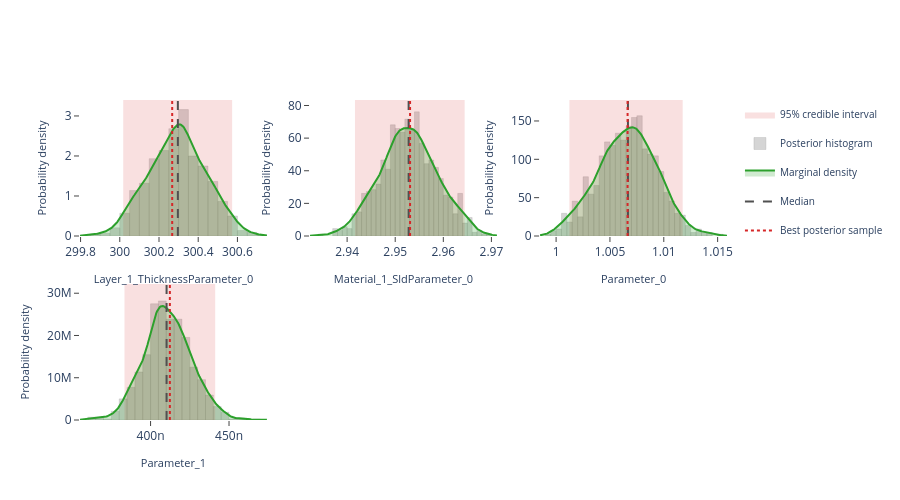

Write notebook code for a chart like this one.
### Markdown cell above
## Interactive posterior plots

The next three cells render the same Plotly figures that are shown on the
Bayesian Posterior tab of the EasyReflectometryApp:

* **Marginals** — per-parameter distribution: histogram + smooth KDE marginal,
  shaded 95% credible interval, and median / best-sample lines
  (`plot_distribution` or `posterior.distribution()`)
* **Corner plot** — pairwise marginals + 2-D contours + scatter (`plot_corner`)
* **Traces** — per-chain trace + marginal histogram (`plot_trace`)

The standalone helpers are called with ``return_figure=True`` so they return a
Plotly ``Figure`` that we render in the notebook with ``fig.show()``; the
``PosteriorResults`` methods return the figure directly.

### Code cell
# ---- Marginal posterior distributions ---------------------------------------
# One panel per free parameter, each overlaying the posterior histogram, a
# smooth Gaussian-KDE marginal, the shaded 95% credible interval, and the
# median / best-sample reference lines.  Mirrors the "Marginals" sub-tab in
# the EasyReflectometryApp.

# The PosteriorResults method passes ``logp`` through automatically so the
# best posterior sample (MAP) line is drawn:
fig = posterior.distribution()
fig.show()

# Standalone equivalent (pass ``logp`` to get the best-sample line):
# fig = plot_distribution(
#     posterior.draws,
#     posterior.param_names,
#     logp=posterior.logp,
#     return_figure=True,
# )
# fig.show()

### Figure 1 — Plotly figure (JSON) as saved in the notebook; plotly's stock layout.template omitted (floating-point values rounded to 4 significant figures; data arrays with more than 128 entries replaced by an {"elided": "..."} marker saying what was removed)
{"data": [{"fill": "toself", "fillcolor": "rgba(214, 39, 40, 0.14)", "hoverinfo": "skip", "legendgroup": "95% credible interval", "line": {"color": "rgba(214, 39, 40, 0.14)", "width": 0}, "mode": "lines", "name": "95% credible interval", "showlegend": true, "type": "scatter", "x": [300.0, 300.6, 300.6, 300.0, 300.0], "xaxis": "x", "y": [0.0, 0.0, 3.399, 3.399, 0.0], "yaxis": "y"}, {"histnorm": "probability density", "hovertemplate": "sample=%{x:.4f}<br>density: %{y:.2f}<extra></extra>", "legendgroup": "histogram", "marker": {"color": "rgba(120, 120, 120, 0.38)", "line": {"color": "rgba(120, 120, 120, 0.24)", "width": 1}}, "name": "Posterior histogram", "nbinsx": 40, "opacity": 0.82, "showlegend": true, "type": "histogram", "x": {"elided": "880 float values"}, "xaxis": "x", "yaxis": "y"}, {"fill": "tozeroy", "fillcolor": "rgba(44, 160, 44, 0.22)", "hovertemplate": "Layer_1_ThicknessParameter_0: %{x:.4f}<br>density: %{y:.4f}<extra></extra>", "legendgroup": "marginal", "line": {"color": "rgb(44, 160, 44)", "width": 2}, "mode": "lines", "name": "Marginal density", "showlegend": true, "type": "scatter", "x": {"elided": "256 float values"}, "xaxis": "x", "y": {"elided": "256 float values"}, "yaxis": "y"}, {"hovertemplate": "Median: %{x:.4f}<extra></extra>", "legendgroup": "Median", "line": {"color": "rgb(80, 80, 80)", "dash": "dash", "width": 2}, "mode": "lines", "name": "Median", "showlegend": true, "type": "scatter", "x": [300.3, 300.3], "xaxis": "x", "y": [0.0, 3.399], "yaxis": "y"}, {"hovertemplate": "Best posterior sample: %{x:.4f}<extra></extra>", "legendgroup": "Best posterior sample", "line": {"color": "rgb(214, 39, 40)", "dash": "dot", "width": 2}, "mode": "lines", "name": "Best posterior sample", "showlegend": true, "type": "scatter", "x": [300.3, 300.3], "xaxis": "x", "y": [0.0, 3.399], "yaxis": "y"}, {"fill": "toself", "fillcolor": "rgba(214, 39, 40, 0.14)", "hoverinfo": "skip", "legendgroup": "95% credible interval", "line": {"color": "rgba(214, 39, 40, 0.14)", "width": 0}, "mode": "lines", "name": "95% credible interval", "showlegend": false, "type": "scatter", "x": [2.942, 2.964, 2.964, 2.942, 2.942], "xaxis": "x2", "y": [0.0, 0.0, 83.37, 83.37, 0.0], "yaxis": "y2"}, {"histnorm": "probability density", "hovertemplate": "sample=%{x:.4f}<br>density: %{y:.2f}<extra></extra>", "legendgroup": "histogram", "marker": {"color": "rgba(120, 120, 120, 0.38)", "line": {"color": "rgba(120, 120, 120, 0.24)", "width": 1}}, "name": "Posterior histogram", "nbinsx": 40, "opacity": 0.82, "showlegend": false, "type": "histogram", "x": {"elided": "880 float values"}, "xaxis": "x2", "yaxis": "y2"}, {"fill": "tozeroy", "fillcolor": "rgba(44, 160, 44, 0.22)", "hovertemplate": "Material_1_SldParameter_0: %{x:.4f}<br>density: %{y:.4f}<extra></extra>", "legendgroup": "marginal", "line": {"color": "rgb(44, 160, 44)", "width": 2}, "mode": "lines", "name": "Marginal density", "showlegend": false, "type": "scatter", "x": {"elided": "256 float values"}, "xaxis": "x2", "y": {"elided": "256 float values"}, "yaxis": "y2"}, {"hovertemplate": "Median: %{x:.4f}<extra></extra>", "legendgroup": "Median", "line": {"color": "rgb(80, 80, 80)", "dash": "dash", "width": 2}, "mode": "lines", "name": "Median", "showlegend": false, "type": "scatter", "x": [2.953, 2.953], "xaxis": "x2", "y": [0.0, 83.37], "yaxis": "y2"}, {"hovertemplate": "Best posterior sample: %{x:.4f}<extra></extra>", "legendgroup": "Best posterior sample", "line": {"color": "rgb(214, 39, 40)", "dash": "dot", "width": 2}, "mode": "lines", "name": "Best posterior sample", "showlegend": false, "type": "scatter", "x": [2.953, 2.953], "xaxis": "x2", "y": [0.0, 83.37], "yaxis": "y2"}, {"fill": "toself", "fillcolor": "rgba(214, 39, 40, 0.14)", "hoverinfo": "skip", "legendgroup": "95% credible interval", "line": {"color": "rgba(214, 39, 40, 0.14)", "width": 0}, "mode": "lines", "name": "95% credible interval", "showlegend": false, "type": "scatter", "x": [1.001, 1.012, 1.012, 1.001, 1.001], "xaxis": "x3", "y": [0.0, 0.0, 177.3, 177.3, 0.0], "yaxis": "y3"}, {"histnorm": "probability density", "hovertemplate": "sample=%{x:.4f}<br>density: %{y:.2f}<extra></extra>", "legendgroup": "histogram", "marker": {"color": "rgba(120, 120, 120, 0.38)", "line": {"color": "rgba(120, 120, 120, 0.24)", "width": 1}}, "name": "Posterior histogram", "nbinsx": 40, "opacity": 0.82, "showlegend": false, "type": "histogram", "x": {"elided": "880 float values"}, "xaxis": "x3", "yaxis": "y3"}, {"fill": "tozeroy", "fillcolor": "rgba(44, 160, 44, 0.22)", "hovertemplate": "Parameter_0: %{x:.4f}<br>density: %{y:.4f}<extra></extra>", "legendgroup": "marginal", "line": {"color": "rgb(44, 160, 44)", "width": 2}, "mode": "lines", "name": "Marginal density", "showlegend": false, "type": "scatter", "x": {"elided": "256 float values"}, "xaxis": "x3", "y": {"elided": "256 float values"}, "yaxis": "y3"}, {"hovertemplate": "Median: %{x:.4f}<extra></extra>", "legendgroup": "Median", "line": {"color": "rgb(80, 80, 80)", "dash": "dash", "width": 2}, "mode": "lines", "name": "Median", "showlegend": false, "type": "scatter", "x": [1.007, 1.007], "xaxis": "x3", "y": [0.0, 177.3], "yaxis": "y3"}, {"hovertemplate": "Best posterior sample: %{x:.4f}<extra></extra>", "legendgroup": "Best posterior sample", "line": {"color": "rgb(214, 39, 40)", "dash": "dot", "width": 2}, "mode": "lines", "name": "Best posterior sample", "showlegend": false, "type": "scatter", "x": [1.007, 1.007], "xaxis": "x3", "y": [0.0, 177.3], "yaxis": "y3"}, {"fill": "toself", "fillcolor": "rgba(214, 39, 40, 0.14)", "hoverinfo": "skip", "legendgroup": "95% credible interval", "line": {"color": "rgba(214, 39, 40, 0.14)", "width": 0}, "mode": "lines", "name": "95% credible interval", "showlegend": false, "type": "scatter", "x": [3.834e-07, 4.412e-07, 4.412e-07, 3.834e-07, 3.834e-07], "xaxis": "x4", "y": [0.0, 0.0, 32180000.0, 32180000.0, 0.0], "yaxis": "y4"}, {"histnorm": "probability density", "hovertemplate": "sample=%{x:.4f}<br>density: %{y:.2f}<extra></extra>", "legendgroup": "histogram", "marker": {"color": "rgba(120, 120, 120, 0.38)", "line": {"color": "rgba(120, 120, 120, 0.24)", "width": 1}}, "name": "Posterior histogram", "nbinsx": 40, "opacity": 0.82, "showlegend": false, "type": "histogram", "x": {"elided": "880 float values"}, "xaxis": "x4", "yaxis": "y4"}, {"fill": "tozeroy", "fillcolor": "rgba(44, 160, 44, 0.22)", "hovertemplate": "Parameter_1: %{x:.4f}<br>density: %{y:.4f}<extra></extra>", "legendgroup": "marginal", "line": {"color": "rgb(44, 160, 44)", "width": 2}, "mode": "lines", "name": "Marginal density", "showlegend": false, "type": "scatter", "x": {"elided": "256 float values"}, "xaxis": "x4", "y": {"elided": "256 float values"}, "yaxis": "y4"}, {"hovertemplate": "Median: %{x:.4f}<extra></extra>", "legendgroup": "Median", "line": {"color": "rgb(80, 80, 80)", "dash": "dash", "width": 2}, "mode": "lines", "name": "Median", "showlegend": false, "type": "scatter", "x": [4.102e-07, 4.102e-07], "xaxis": "x4", "y": [0.0, 32180000.0], "yaxis": "y4"}, {"hovertemplate": "Best posterior sample: %{x:.4f}<extra></extra>", "legendgroup": "Best posterior sample", "line": {"color": "rgb(214, 39, 40)", "dash": "dot", "width": 2}, "mode": "lines", "name": "Best posterior sample", "showlegend": false, "type": "scatter", "x": [4.123e-07, 4.123e-07], "xaxis": "x4", "y": [0.0, 32180000.0], "yaxis": "y4"}], "layout": {"barmode": "overlay", "height": 500, "legend": {"font": {"size": 10}}, "plot_bgcolor": "white", "showlegend": true, "xaxis": {"anchor": "y", "domain": [0.0, 0.2889], "range": [299.8, 300.8], "showgrid": false, "ticks": "outside", "title": {"font": {"size": 11}, "text": "Layer_1_ThicknessParameter_0"}, "zeroline": false}, "xaxis2": {"anchor": "y2", "domain": [0.3556, 0.6444], "range": [2.932, 2.971], "showgrid": false, "ticks": "outside", "title": {"font": {"size": 11}, "text": "Material_1_SldParameter_0"}, "zeroline": false}, "xaxis3": {"anchor": "y3", "domain": [0.7111, 1.0], "range": [0.9985, 1.016], "showgrid": false, "ticks": "outside", "title": {"font": {"size": 11}, "text": "Parameter_0"}, "zeroline": false}, "xaxis4": {"anchor": "y4", "domain": [0.0, 0.2889], "range": [3.55e-07, 4.742e-07], "showgrid": false, "ticks": "outside", "title": {"font": {"size": 11}, "text": "Parameter_1"}, "zeroline": false}, "xaxis5": {"anchor": "y5", "domain": [0.3556, 0.6444], "showgrid": false, "ticks": "outside", "zeroline": false}, "xaxis6": {"anchor": "y6", "domain": [0.7111, 1.0], "showgrid": false, "ticks": "outside", "zeroline": false}, "yaxis": {"anchor": "x", "domain": [0.575, 1.0], "range": [0.0, 3.399], "showgrid": false, "ticks": "outside", "title": {"font": {"size": 11}, "text": "Probability density"}, "zeroline": false}, "yaxis2": {"anchor": "x2", "domain": [0.575, 1.0], "range": [0.0, 83.37], "showgrid": false, "ticks": "outside", "title": {"font": {"size": 11}, "text": "Probability density"}, "zeroline": false}, "yaxis3": {"anchor": "x3", "domain": [0.575, 1.0], "range": [0.0, 177.3], "showgrid": false, "ticks": "outside", "title": {"font": {"size": 11}, "text": "Probability density"}, "zeroline": false}, "yaxis4": {"anchor": "x4", "domain": [0.0, 0.425], "range": [0.0, 32180000.0], "showgrid": false, "ticks": "outside", "title": {"font": {"size": 11}, "text": "Probability density"}, "zeroline": false}, "yaxis5": {"anchor": "x5", "domain": [0.0, 0.425], "showgrid": false, "ticks": "outside", "zeroline": false}, "yaxis6": {"anchor": "x6", "domain": [0.0, 0.425], "showgrid": false, "ticks": "outside", "zeroline": false}}}
